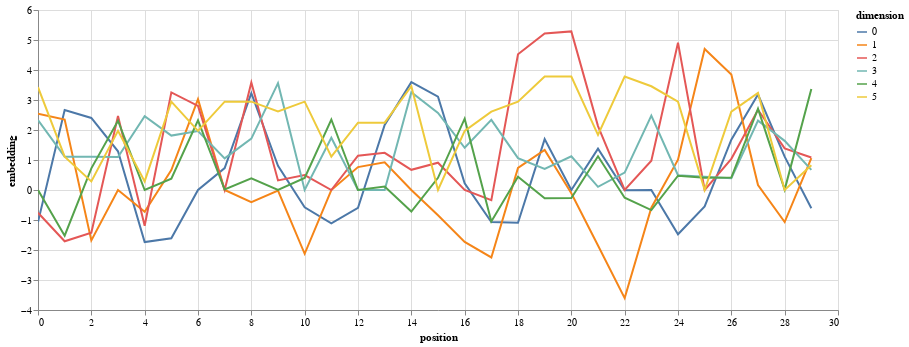

The cell this chart's notebook holds for it:
### Code cell
def test_encoding():
    embedding_dim = 6
    dropout = 0.1
    padding_idx = 25

    max_len = 30    # test only the first 30 aas.
    seq = test_seqs[0][:max_len-2]    

    test_seq_encode = SeqEncoding(n_tokens, embedding_dim, dropout, max_len, padding_idx)
    test_pe_encode = PositionalEncoding(embedding_dim, dropout, max_len)
    y = test_pe_encode.forward(test_seq_encode(seq))
    print(f'Embedding shape: {y.shape}')
    print(f'Parameters shape in sequence embedding: {test_seq_encode.token_embedding.weight.shape}')

    y = y.detach().numpy()


    data = pd.concat([pd.DataFrame({
        "embedding": y[:, dim],
        "dimension":dim,
        "position": list(range(max_len)),
        })for dim in range(6)])
    
    aa = ['<start>']
    aa.extend(_ for _ in seq)
    aa.append('<end>')
    data['aa_token'] = aa * embedding_dim

    print(data)

    return (
        alt.Chart(data)
        .mark_line()
        .properties(width=800)
        .encode(x="position", y="embedding", color="dimension:N")
        .interactive())

test_encoding()

### Figure 1 — Vega-Lite specification as saved in the notebook (floating-point values rounded to 4 significant figures; data arrays with more than 128 entries replaced by an {"elided": "..."} marker saying what was removed)
{"config": {"view": {"continuousWidth": 400, "continuousHeight": 300}}, "data": {"name": "data-a7546542989c532cd9f0749d291ab6ec"}, "mark": "line", "encoding": {"color": {"field": "dimension", "type": "nominal"}, "x": {"field": "position", "type": "quantitative"}, "y": {"field": "embedding", "type": "quantitative"}}, "selection": {"selector002": {"type": "interval", "bind": "scales", "encodings": ["x", "y"]}}, "width": 800, "$schema": "https://vega.github.io/schema/vega-lite/v4.17.0.json", "datasets": {"data-a7546542989c532cd9f0749d291ab6ec": {"elided": "180 records"}}}
